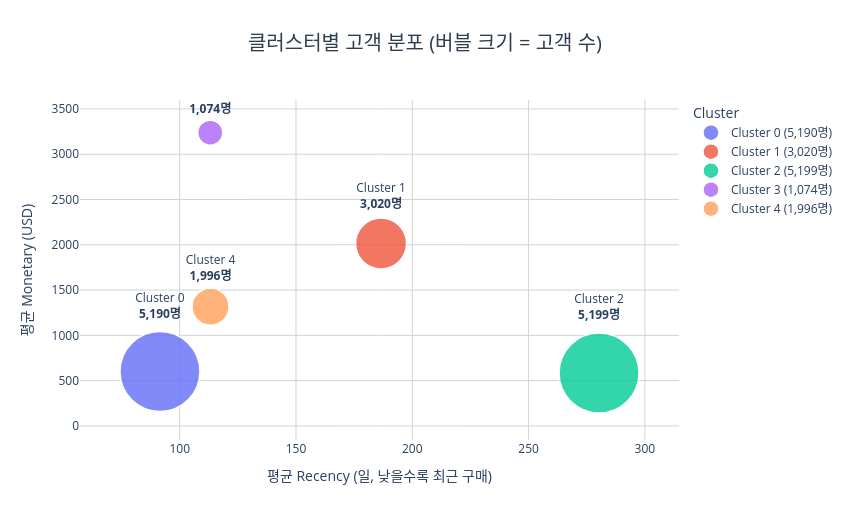

The code cell stored with this chart in its notebook:
### Code cell
# 클러스터별 고객 분포 (중심점 버블, 크기 = 고객 수)
cluster_counts = rfm_lifetime['Cluster'].value_counts().sort_index()
cluster_viz = rfm_lifetime.groupby('Cluster')[['Recency', 'Monetary']].mean().round(2)
cluster_viz['Count'] = cluster_counts

colors = ['#636EFA', '#EF553B', '#00CC96', '#AB63FA', '#FFA15A']

# 버블 크기 정규화 (25 ~ 80)
min_c, max_c = cluster_viz['Count'].min(), cluster_viz['Count'].max()
cluster_viz['Size'] = ((cluster_viz['Count'] - min_c) / (max_c - min_c) * 55 + 25).round(0)

fig = go.Figure()

for cluster_id in sorted(cluster_viz.index):
    row = cluster_viz.loc[cluster_id]
    fig.add_trace(go.Scatter(
        x=[row['Recency']],
        y=[row['Monetary']],
        mode='markers+text',
        marker=dict(
            size=row['Size'],
            color=colors[cluster_id],
            opacity=0.8,
            line=dict(width=1.5, color='white')
        ),
        text=[f"Cluster {cluster_id}<br><b>{int(row['Count']):,}명</b>"],
        textposition='top center',
        name=f"Cluster {cluster_id} ({int(row['Count']):,}명)",
        hovertemplate=(
            f"Cluster {cluster_id}<br>"
            "Recency: %{x:.1f}일<br>"
            "Monetary: %{y:,.0f} USD<br>"
            f"고객 수: {int(row['Count']):,}명<extra></extra>"
        )
    ))

fig.update_layout(
    title=dict(
        text='클러스터별 고객 분포 (버블 크기 = 고객 수)',
        font=dict(size=20, color='#2c3e50'),
        x=0.5,
        xanchor='center'
    ),
    xaxis=dict(
        title='평균 Recency (일, 낮을수록 최근 구매)',
        gridcolor='lightgray',
        zeroline=False
    ),
    yaxis=dict(
        title='평균 Monetary (USD)',
        gridcolor='lightgray',
        zeroline=False
    ),
    plot_bgcolor='white',
    height=520,
    width=850,
    showlegend=True,
    legend=dict(title='Cluster')
)

fig.show()

### Figure 1 — Plotly figure (JSON) as saved in the notebook; plotly's stock layout.template omitted (floating-point values rounded to 4 significant figures)
{"data": [{"hovertemplate": "Cluster 0<br>Recency: %{x:.1f}일<br>Monetary: %{y:,.0f} USD<br>고객 수: 5,190명<extra></extra>", "marker": {"color": "#636EFA", "line": {"color": "white", "width": 1.5}, "opacity": 0.8, "size": 80}, "mode": "markers+text", "name": "Cluster 0 (5,190명)", "text": ["Cluster 0<br><b>5,190명</b>"], "textposition": "top center", "type": "scatter", "x": [91.51], "y": [600.4]}, {"hovertemplate": "Cluster 1<br>Recency: %{x:.1f}일<br>Monetary: %{y:,.0f} USD<br>고객 수: 3,020명<extra></extra>", "marker": {"color": "#EF553B", "line": {"color": "white", "width": 1.5}, "opacity": 0.8, "size": 51}, "mode": "markers+text", "name": "Cluster 1 (3,020명)", "text": ["Cluster 1<br><b>3,020명</b>"], "textposition": "top center", "type": "scatter", "x": [186.6], "y": [2014.0]}, {"hovertemplate": "Cluster 2<br>Recency: %{x:.1f}일<br>Monetary: %{y:,.0f} USD<br>고객 수: 5,199명<extra></extra>", "marker": {"color": "#00CC96", "line": {"color": "white", "width": 1.5}, "opacity": 0.8, "size": 80}, "mode": "markers+text", "name": "Cluster 2 (5,199명)", "text": ["Cluster 2<br><b>5,199명</b>"], "textposition": "top center", "type": "scatter", "x": [280.3], "y": [584.3]}, {"hovertemplate": "Cluster 3<br>Recency: %{x:.1f}일<br>Monetary: %{y:,.0f} USD<br>고객 수: 1,074명<extra></extra>", "marker": {"color": "#AB63FA", "line": {"color": "white", "width": 1.5}, "opacity": 0.8, "size": 25}, "mode": "markers+text", "name": "Cluster 3 (1,074명)", "text": ["Cluster 3<br><b>1,074명</b>"], "textposition": "top center", "type": "scatter", "x": [113.1], "y": [3238.0]}, {"hovertemplate": "Cluster 4<br>Recency: %{x:.1f}일<br>Monetary: %{y:,.0f} USD<br>고객 수: 1,996명<extra></extra>", "marker": {"color": "#FFA15A", "line": {"color": "white", "width": 1.5}, "opacity": 0.8, "size": 37}, "mode": "markers+text", "name": "Cluster 4 (1,996명)", "text": ["Cluster 4<br><b>1,996명</b>"], "textposition": "top center", "type": "scatter", "x": [113.3], "y": [1317.0]}], "layout": {"height": 520, "legend": {"title": {"text": "Cluster"}}, "plot_bgcolor": "white", "showlegend": true, "title": {"font": {"color": "#2c3e50", "size": 20}, "text": "클러스터별 고객 분포 (버블 크기 = 고객 수)", "x": 0.5, "xanchor": "center"}, "width": 850, "xaxis": {"gridcolor": "lightgray", "title": {"text": "평균 Recency (일, 낮을수록 최근 구매)"}, "zeroline": false}, "yaxis": {"gridcolor": "lightgray", "title": {"text": "평균 Monetary (USD)"}, "zeroline": false}}}
